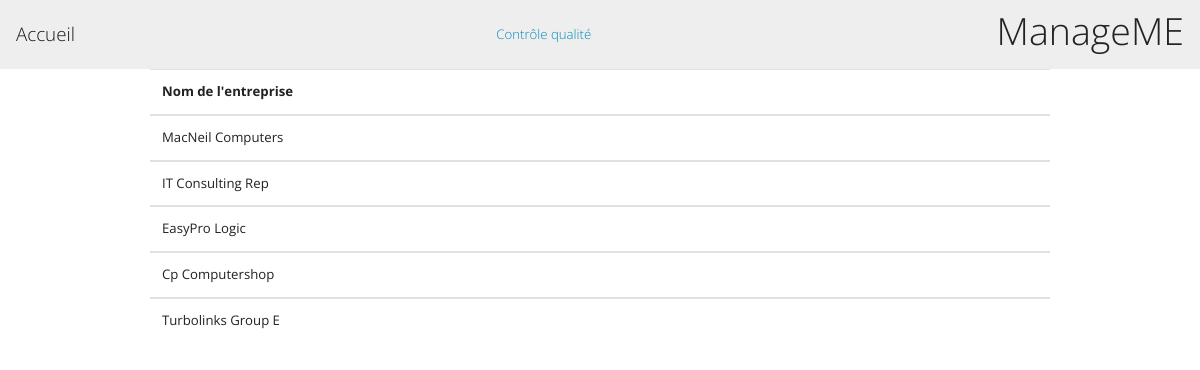
Page /index.php?action=2 on the committed database.
### tables this page shows
CREATE TABLE
    `Entreprise` (
        `id` int AUTO_INCREMENT,
        `nom` varchar(255),
        `bloque` boolean,
        `nbEmployes` integer,
        `ouvert` boolean,
        `siege` int,
        CONSTRAINT `entreprise_pk` PRIMARY KEY (`id`),
        CONSTRAINT `entreprise_fk_site` FOREIGN KEY (`siege`) REFERENCES `Site`(`id`)
    );

### src/Controller/EntrepriseController.php (called while the page is built, shortened)
<?php
require_once('lib/DBconnexion.php');
require_once('src/Repository/EntrepriseRepository.php');
class EntrepriseController {
    function entreprisesBloquees(){
        $entrepriseRepo = new EntrepriseRepository();
        $entrepriseRepo->connexion = new DBConnexion();
        $entreprises = $entrepriseRepo->getEntreprisesBloquees();
        require('./src/templates/entreprises/entreprisesBloquees.php');
    }
}

### lib/DBconnexion.php (called while the page is built, shortened)
<?php
class DBConnexion {
    public ?\PDO $database = null;
    public function dbConnect() : \PDO {
        if($this->database === null) {
            $this->database = new \PDO('mysql:host=localhost;dbname=ProjetWeb;charset=utf8','lelazo', 'root');
        }
        return $this->database;
    }
}

### src/Repository/EntrepriseRepository.php (called while the page is built, shortened)
<?php
require_once('lib/DBconnexion.php');
require_once('src/Entity/Entreprise.php');
class EntrepriseRepository {
    public DBConnexion $connexion;
    function getEntreprisesBloquees(){
        $statement = $this->connexion->dbConnect()->query(
            "SELECT nom from Entreprise WHERE Entreprise.bloque;"
        );
        $entreprises=[];
        while(($row = $statement->fetch())){
            $entreprise = new Entreprise();
            $entreprise->setNom($row['nom']);
            $entreprises[] = $entreprise;
        }
        return $entreprises;
    }
}

### src/Entity/Entreprise.php (called while the page is built, shortened)
<?php
class Entreprise {
    private string $nom;
	public function getNom(): string {
		return $this->nom;
	}
	public function setNom(string $nom): self {
		$this->nom = $nom;
		return $this;
	}
}

### src/templates/entreprises/entreprisesBloquees.php (the view, shortened to what this page needs)
    <table class="table w-75 mx-auto">
    <thead>
        <tr>
        <th scope="col">Nom de l'entreprise</th>
        </tr>
  </thead>
  <tbody>
  <?php
foreach ($entreprises as $e) {
?>
<tr>
      <td scope="row"> <?= htmlspecialchars($e->getNom()); ?></td>
</tbody>
<?php
}
require('./src/templates/base.php');?>

### rows in the picture
entreprise: nom "MacNeil Computers"
entreprise: nom "IT Consulting Rep"
entreprise: nom "EasyPro Logic"
entreprise: nom "Cp Computershop"
entreprise: nom "Turbolinks Group E"
